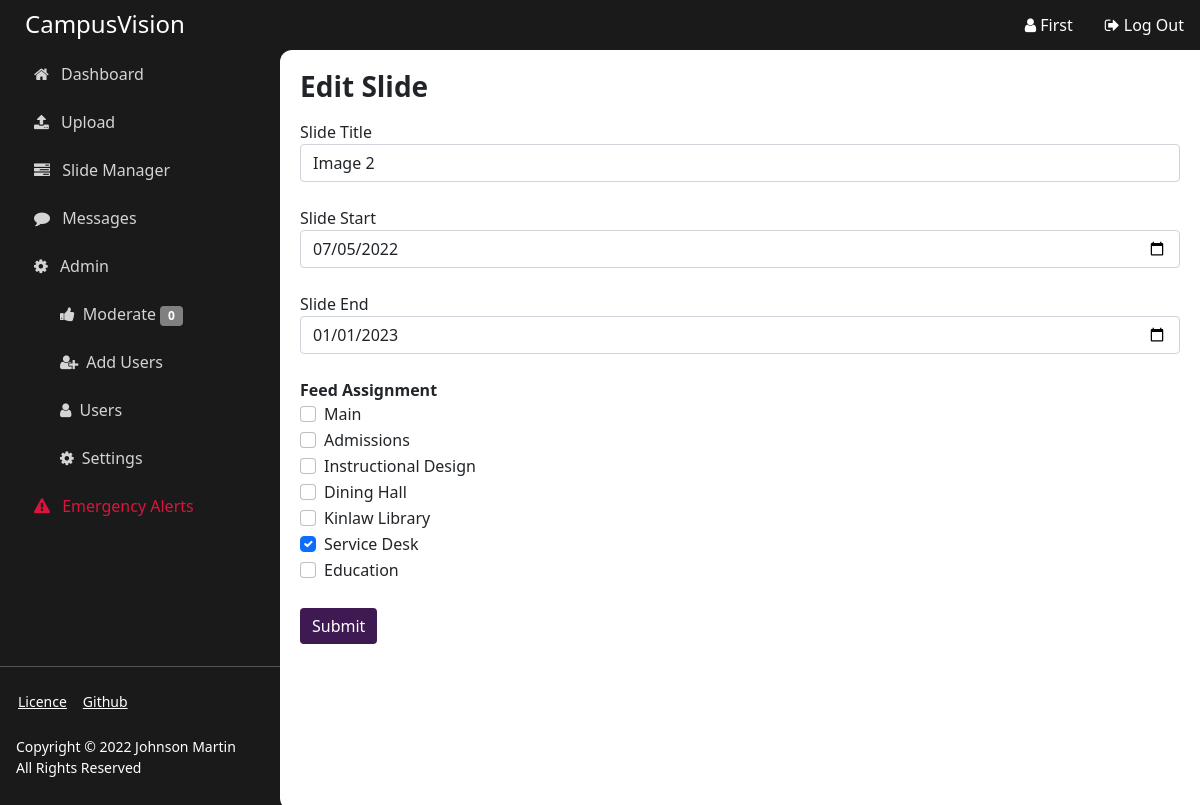
The page /edit/3 (signed in) on the database its author committed.
### app/models.py (models this page shows)
class User(UserMixin, db.Model):
    id = db.Column(db.Integer, primary_key=True)
    email = db.Column(db.String(100), unique=True)
    password = db.Column(db.String(100))
    name = db.Column(db.String(1000))
    is_admin = db.Column(db.Integer)

class Slide(db.Model):
    id = db.Column(db.Integer, primary_key=True)
    slide_path = db.Column(db.String(1000))
    time_start = db.Column(db.String(1000))
    time_end = db.Column(db.String(1000))
    title = db.Column(db.String(1000))
    approval = db.Column(db.String(1000))
    submitted_by = db.Column(db.String(1000))
    feeds = db.Column(db.String(1000))

### app/views.py (the view)
@main.route('/edit/<id>', methods=['GET'])
@login_required
def edit(id):
    return render_template('edit.html',
                           title='Edit Slide',
                           slide_id=id,
                           slide=Slide.query.get(id),
                           name=current_user.name,
                           mod_count=mod_counter(),
                           feeds=ast.literal_eval(get_settings().feeds))

### app/app.py (called while the page is built)
def create_app():
    app = Flask(__name__, instance_relative_config=True)
    app.config.from_pyfile('config.py')
    db.init_app(app)
    login_manager = LoginManager()
    login_manager.login_view = 'auth.login'
    login_manager.init_app(app)
    from .models import User
    @login_manager.user_loader
    def load_user(user_id):
        return User.query.get(int(user_id))
    from .auth import auth as auth_blueprint
    app.register_blueprint(auth_blueprint)
    from .views import main as main_blueprint
    app.register_blueprint(main_blueprint)
    from .api import api as api_blueprint
    app.register_blueprint(api_blueprint)
    return app

### app/utils.py (called while the page is built)
def mod_counter():
    count = 0
    for slide in reversed(Slide.query.all()):
        if slide.approval == "Waiting Review":
            count += 1
    return count

def get_settings():
    settings = Settings.query.all()
    return settings[0]

### app/templates/edit.html
{% extends "base.html" %}
{% block content %}
<html xmlns="http://www.w3.org/1999/html">
   <form action = "/edit/{{ slide_id }}" method = "POST" enctype = "multipart/form-data">
      <div class="textbox">
         <label for="title_text">Slide Title</label>
         <input class="form-control" id="title_text" type="text" value="{{ slide.title }}" placeholder="World Backup Day" name="title_text" onfocus="this.placeholder = '', onblur=" this.placeholder='World backup Day'">
      </div>
      <br>
      <div class="textbox">
         <label for="title_text">Slide Start</label>
         <input class="form-control" id="time_start" type="date" value="{{ slide.time_start }}" placeholder="World Backup Day" name="time_start" onfocus="this.placeholder = '', onblur=" this.placeholder='World backup Day'">
      </div>
      <br>
      <div class="textbox">
         <label for="title_text">Slide End</label>
         <input class="form-control" id="time_end" type="date" value="{{ slide.time_end }}" placeholder="World Backup Day" name="time_end" onfocus="this.placeholder = '', onblur=" this.placeholder='World backup Day'">
      </div>
      <br>
      <strong>Feed Assignment</strong>
     {% for feed in feeds %}
     <div class="form-check">
         <input class="form-check-input" type="checkbox" value="{{feed}}" name="feeds" {% if feed in slide.feeds %}checked{% endif %}>
         <label class="form-check-label">{{feed}}</label>
      </div>
     {% endfor %}
     <br>
      <input class="btn btn-primary" type="submit" onclick="validateForm()" name="submit" value="Submit">
   </form>
{% endblock %}

### app/templates/base.html (shortened to what this page needs)
<!doctype html>
<html>
  <head>
    <link rel="stylesheet" href="https://cdn.jsdelivr.net/npm/bootstrap@5.1.3/dist/css/bootstrap.min.css">
    <link rel="stylesheet" href="https://cdnjs.cloudflare.com/ajax/libs/font-awesome/4.7.0/css/font-awesome.min.css">
    <link rel="stylesheet" href="{{ url_for('static', filename='main.css') }}">
  </head>
  <body>
    <main style="max-width: none; display: flex; flex-wrap: nowrap;">
      <div class="sidebar d-flex flex-column flex-shrink-0 text-white">
        <h4 class="app-title">CampusVision</h4>
        <ul class="nav nav-pills flex-column mb-auto">
          <li class="nav-item">
            <a href="/" class="nav-link side-nav {% if request.path == '/' %}active{% endif %}" aria-current="page">
              <i class="fa fa-home"></i>
              Dashboard
            </a>
          </li>
          <li>
            <a href="/upload" class="nav-link side-nav {% if request.path == '/upload' %}active{% endif %}">
              <i class="fa fa-upload"></i>
              Upload
            </a>
          </li>
          <li>
            <a href="/manager" class="nav-link side-nav {% if request.path == '/manager' %}active{% endif %}" aria-current="page">
              <i class="fa fa-tasks"></i>
              Slide Manager
            </a>
          </li>
          <li>
            <a href="/messages" class="nav-link side-nav {% if request.path == '/messages' %}active{% endif %}" aria-current="page">
              <i class="fa fa-comment"></i>
              Messages
            </a>
          </li>
          <li>
              <a href="#" class="nav-link side-nav {% if request.path == '/admin' %}active{% endif %}">
                <i class="fa fa-cog"></i>
                Admin
              </a>
              <ul class="list-unstyled nav-link" style="padding-top: 0px; padding-bottom: 0px;">
                <li>
                  <a href="/mod" class="nav-link side-nav {% if request.path == '/mod' %}active{% endif %}"><i class="fa fa-thumbs-up"></i>Moderate <span class="badge badge-info">{{ mod_count }}</span></a>
                </li>
                <li>
                  <a href="/signup" class="nav-link side-nav {% if request.path == '/signup' %}active{% endif %}"><i class="fa fa-user-plus"></i>Add Users</a>
                </li>
                <li>
                  <a href="/usermanager" class="nav-link side-nav {% if request.path == '/usermanager' %}active{% endif %}"><i class="fa fa-user"></i>Users</a>
                <li>
                  <a href="/settings" class="nav-link side-nav {% if request.path == '/settings' %}active{% endif %}"><i class="fa fa-cog"></i>Settings</a>
                </li>
              </ul>
          </li>
          <li>
            <a href="/alerts" class="nav-link side-nav {% if request.path == '/alerts' %}active{% endif %}" style="color: crimson;">
              <i class="fa fa-exclamation-triangle"></i>
              Emergency Alerts
            </a>
          </li>
        </ul>
        <hr>
        <div class="bottom-nav">
        <a href="https://www.gnu.org/licenses/gpl-3.0.en.html" class="small">Licence</a>
        <a href="https://github.com/JohnsonLM/CampusVision" class="small">Github</a>
        </div>
        <p class="small p-3">Copyright © 2022 Johnson Martin<br>All Rights Reserved</p>
      </div>
      <div class="main-body d-flex flex-column" style="flex-grow: 1;">
        <nav class="topnav navbar">
          {% if current_user.is_authenticated %}
          <a href="/profile" class="ms-auto nav-link">
            <i class="fa fa-user"></i>
            {{ name }}
          </a>
          <a href="/logout" class="mr-auto nav-link">
            <i class="fa fa-sign-out"></i>
            Log Out
          </a>
          {% else %}
          <a href="/login" class="ms-auto nav-link">
            <i class="fa fa-sign-in"></i>
            Log In
          </a>
          {% endif %}
        </nav>
          <div class="content-box" style="padding: 20px;">
          <h3 style="margin-bottom: 1rem;"><strong>{{ title }}</strong></h3>
          {% block content %}{% endblock %}
          </div>
      </div>
    </main>
  </body>
</html>

### app/static/main.css (style rules this page uses)
html { font-size: 100%; box-sizing: border-box; }
.main-body { background: #1a1a1a; }
*, *:before, *:after { box-sizing: inherit; }
.btn-primary, .side-nav { color: white; background-color: #3e1952; border: none; }
.nav-pills .nav-link { color: #d4d4d4; margin-right: 10px; margin-left: 10px; border-radius: 12px; }
.app-title { height: 50px; padding: 10px; margin-bottom: 0rem; padding-left: 25px; background: #1a1a1a; }
.topnav { height: 50px; background: #3e1952; color: white; background: #1a1a1a; }
.topnav a { color: white; text-align: center; padding-top: 0px; padding-bottom: 0px; }
.sidebar { background: #1a1a1a; width: 280px; min-height: 100vh; }
.side-nav i { padding: 8px; }
.content-box { border-radius: 12px 0px 0px 12px; min-height: 95vh; background: white; }
.badge-info { background-color: grey; }
.bottom-nav { display: flex; margin-left: 10px; }
.bottom-nav a { padding: 8px; color: white; }

### rows shown on the page
User: name "First"
Slide: title_text "Image 2", time_start "07/05/2022", time_end "01/01/2023", feeds "☑"

### other values the page prints
{{ mod_count }} "0"
{{ title }} "Edit Slide"
{{ feed }} "Main" "Admissions" "Instructional Design" "Dining Hall" "Kinlaw Library" "Service Desk" "Education"
